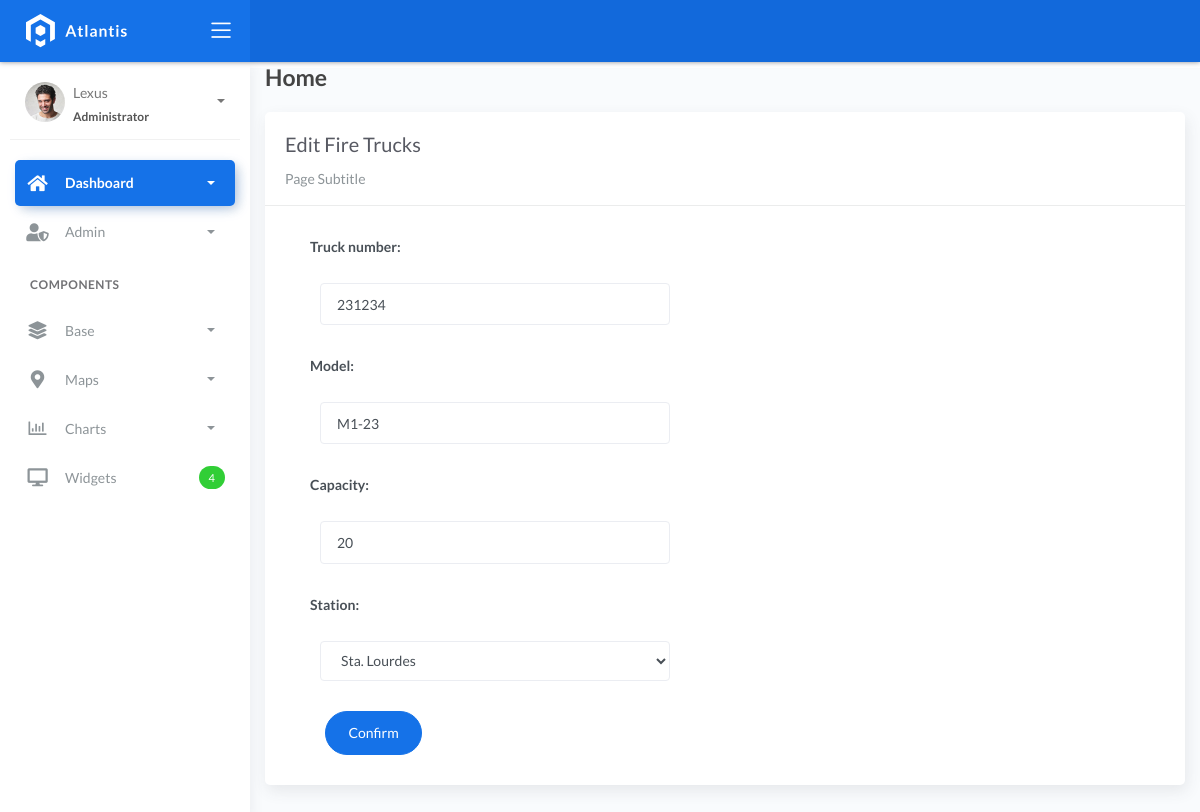
The app's page /firetrucks_list/1 with its own data.
### fire/models.py (models this page shows, shortened)
class BaseModel(models.Model):
    created_at = models.DateTimeField(auto_now_add=True, db_index=True)
    updated_at = models.DateTimeField(auto_now=True)
    class Meta:
        abstract = True

class FireTruck(BaseModel):
    truck_number = models.CharField(max_length=150)
    model = models.CharField(max_length=150)
    capacity = models.CharField(max_length=150)  # water
    station = models.ForeignKey(FireStation, on_delete=models.CASCADE)

### fire/views.py (the view)
# urls.py: path('firetrucks_list/<pk>', FireTrucksUpdateView.as_view(), name='firetrucks-update'),
class FireTrucksUpdateView(UpdateView):
    model = FireTruck
    form_class = FireTruckForm
    template_name = 'Firetrucks_edit.html'
    success_url = reverse_lazy('firetrucks-list')

### fire/forms.py
class FireTruckForm(ModelForm):
    class Meta:
        model= FireTruck
        fields = "__all__"

### fire/models.py (called while the page is built)
    def __str__(self):
        return f"{self.name}"

### templates/Firetrucks_edit.html
{% extends 'base.html' %} {% load static %} {% block content %}
<div class="content">
    <div class="container-fluid">
        <h4 class="page-title">Home</h4>
        <div class="row">
            <div class="col-md-12">
                <div class="card">
                    <div class="card-header">
                        <div class="card-title">Edit Fire Trucks</div>
                        <div class="card-category">Page Subtitle</div>
                    </div>
                    <div class="col-md-6">
                        <div class="card-body">
                            <form class="" action="" method="post" novalidate>
                                {% csrf_token %} {% include 'includes/form.html' %}
                                <div class="form-group">
                                    <div class="col-md-12 col-sm-3">
                                        <button type="submit" class="btn btn-primary btn-rounded">Confirm</button>
                                    </div>
                                </div>
                            </form>
                        </div>
                    </div>
                </div>
            </div>
        </div>
    </div>
</div>
{% endblock %}

### templates/includes/form.html (shortened to what this page needs)
{% load widget_tweaks %}
{% for field in form %}
<div class="field item form-group">
    <label>{{ field.label_tag }}</label>
  <div class="form-group">
    {% render_field field class="form-control" %}
  </div>
</div>
{% endfor %}

### records on screen
FireTruck: truck_number "231234" "M1-23" "20" "Sta. Lourdes"

### other values on screen
{{ field.label_tag }} "Truck number:" "Model:" "Capacity:" "Station:"
